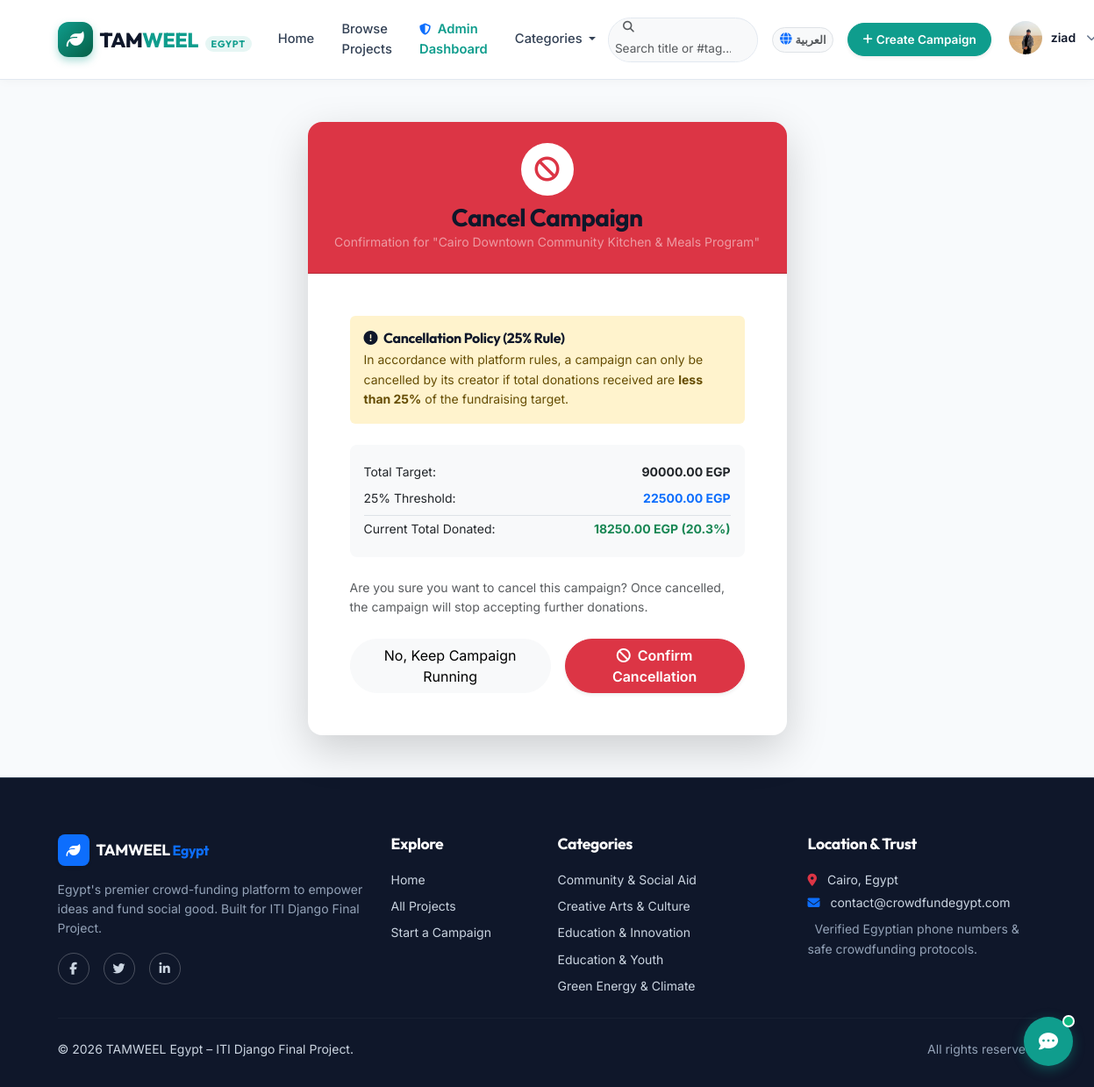
Page /projects/14/cancel/ (signed in) on the committed database.
### accounts/models.py (models this page shows, shortened)
class User(AbstractUser):
    username = None
    email = models.EmailField(_('Email Address'), unique=True)
    first_name = models.CharField(_('First Name'), max_length=150)
    last_name = models.CharField(_('Last Name'), max_length=150)
    mobile_phone = models.CharField(
        _('Mobile Phone'),
        max_length=20,
        blank=True,
        default='',
        validators=[validate_egyptian_phone],
        help_text=_('Egyptian phone number (e.g., 01012345678 or +201012345678)')
    )
    profile_picture = models.ImageField(
        _('Profile Picture'),
        upload_to='profiles/%Y/%m/',
        blank=True,
        null=True
    )
    birthdate = models.DateField(_('Birthdate'), blank=True, null=True)
    facebook_profile = models.URLField(_('Facebook Profile URL'), blank=True, null=True)
    country = models.CharField(_('Country'), max_length=100, blank=True, default='Egypt')
    USERNAME_FIELD = 'email'
    REQUIRED_FIELDS = ['first_name', 'last_name', 'mobile_phone']
    objects = UserManager()
    class Meta:
        verbose_name = _('User')
        verbose_name_plural = _('Users')
        ordering = ['-date_joined']
    def get_full_name(self):
        full_name = f"{self.first_name} {self.last_name}".strip()
        return full_name if full_name else self.email

### projects/models.py (models this page shows, shortened)
class Project(models.Model):
    STATUS_CHOICES = [
        ('running', 'Running'),
        ('completed', 'Completed'),
        ('cancelled', 'Cancelled'),
        ('expired', 'Expired'),
        ('draft', 'Draft'),
    ]
    title = models.CharField(max_length=255)
    details = models.TextField()
    category = models.ForeignKey(Category, on_delete=models.PROTECT, related_name='projects')
    creator = models.ForeignKey(settings.AUTH_USER_MODEL, on_delete=models.CASCADE, related_name='projects')
    total_target = models.DecimalField(max_digits=12, decimal_places=2, help_text="Total fundraising target in EGP")
    start_time = models.DateTimeField(default=timezone.now)
    end_time = models.DateTimeField()
    status = models.CharField(max_length=20, choices=STATUS_CHOICES, default='running')
    is_featured = models.BooleanField(default=False, help_text="Marked by admin to appear in featured projects slider/section")
    tags = models.ManyToManyField(Tag, related_name='projects', blank=True)
    created_at = models.DateTimeField(auto_now_add=True)
    updated_at = models.DateTimeField(auto_now=True)
    class Meta:
        verbose_name = 'Project'
        verbose_name_plural = 'Projects'
        ordering = ['-created_at']
    @property
    def total_donations(self):
        result = self.donations.aggregate(total=Sum('amount'))['total']
        return result if result is not None else Decimal('0.00')
    @property
    def donation_progress_percentage(self):
        if not self.total_target or self.total_target <= 0:
            return 0
        percentage = (self.total_donations / self.total_target) * Decimal('100')
        return round(float(percentage), 1)
    @property
    def can_be_cancelled(self):
        if self.status == 'cancelled':
            return False
        twenty_five_percent = self.total_target * Decimal('0.25')
        return self.total_donations < twenty_five_percent

class Category(models.Model):
    name = models.CharField(max_length=100, unique=True)
    slug = models.SlugField(max_length=120, unique=True, blank=True)
    description = models.TextField(blank=True)
    created_at = models.DateTimeField(auto_now_add=True)
    class Meta:
        verbose_name = 'Category'
        verbose_name_plural = 'Categories'
        ordering = ['name']

### projects/views.py (the view)
# urls.py: path('<int:pk>/cancel/', views.project_cancel_view, name='project_cancel'),
@login_required
def project_cancel_view(request, pk):
    project = get_object_or_404(Project, pk=pk)
    if project.creator != request.user and not request.user.is_staff:
        messages.error(request, 'You do not have permission to cancel this project.')
        return redirect('projects:project_detail', pk=project.pk)
    if project.status == 'cancelled':
        messages.warning(request, 'This project has already been cancelled.')
        return redirect('projects:project_detail', pk=project.pk)
    if not project.can_be_cancelled:
        messages.error(
            request,
            'Project cannot be cancelled! Total donations have reached or exceeded 25% of the target.'
        )
        return redirect('projects:project_detail', pk=project.pk)
    if request.method == 'POST':
        project.status = 'cancelled'
        project.save()
        messages.success(request, f'Project "{project.title}" has been successfully cancelled.')
        return redirect('projects:project_detail', pk=project.pk)
    context = {
        'project': project,
        'twenty_five_percent_target': project.total_target * Decimal('0.25'),
    }
    return render(request, 'projects/project_cancel.html', context)

### projects/context_processors.py (called while the page is built)
def global_categories(request):
    try:
        categories = Category.objects.all().order_by('name')
    except Exception:
        categories = []
    return {
        'nav_categories': categories,
    }

### templates/projects/project_cancel.html (shortened to what this page needs)
{% extends 'base.html' %}
{% load i18n %}
{% block content %}
<div class="container py-5">
  <div class="row justify-content-center">
    <div class="col-lg-6 col-md-8">
      <div class="card border-0 shadow-lg rounded-4 overflow-hidden">
        <div class="card-header bg-danger text-white text-center py-4">
          <div class="d-inline-flex align-items-center justify-content-center bg-white text-danger rounded-circle mb-2" style="width: 60px; height: 60px;">
            <i class="fa-solid fa-ban fs-3"></i>
          </div>
          <h3 class="fw-bold mb-0">{% translate "Cancel Campaign" %}</h3>
          <p class="small text-white-50 mb-0">{% translate "Confirmation for" %} "{{ project.title }}"</p>
        </div>
        <div class="card-body p-4 p-md-5">
          <div class="alert alert-warning border-0 small mb-4">
            <h6 class="fw-bold mb-1"><i class="fa-solid fa-circle-exclamation me-1"></i> {% translate "Cancellation Policy (25% Rule)" %}</h6>
            {% translate "In accordance with platform rules, a campaign can only be cancelled by its creator if total donations received are" %} <strong>{% translate "less than 25%" %}</strong> {% translate "of the fundraising target." %}
          </div>
          <div class="bg-light rounded-3 p-3 mb-4 small">
            <div class="d-flex justify-content-between py-1">
              <span>{% translate "Total Target:" %}</span>
              <strong>{{ project.total_target|floatformat:2 }} {% translate "EGP" %}</strong>
            </div>
            <div class="d-flex justify-content-between py-1">
              <span>{% translate "25% Threshold:" %}</span>
              <strong class="text-primary">{{ twenty_five_percent_target|floatformat:2 }} {% translate "EGP" %}</strong>
            </div>
            <div class="d-flex justify-content-between py-1 border-top mt-1 pt-1">
              <span>{% translate "Current Total Donated:" %}</span>
              <strong class="text-success">{{ project.total_donations|floatformat:2 }} {% translate "EGP" %} ({{ project.donation_progress_percentage }}%)</strong>
            </div>
          </div>
          <p class="text-muted small mb-4">
            {% translate "Are you sure you want to cancel this campaign? Once cancelled, the campaign will stop accepting further donations." %}
          </p>
          <form method="POST">
            <div class="d-flex justify-content-between gap-3">
              <a href="{% url 'projects:project_detail' pk=project.pk %}" class="btn btn-light rounded-pill px-4">
                {% translate "No, Keep Campaign Running" %}
              </a>
              <button type="submit" class="btn btn-danger rounded-pill px-4 fw-semibold shadow-sm">
                <i class="fa-solid fa-ban me-1"></i> {% translate "Confirm Cancellation" %}
              </button>
            </div>
          </form>
        </div>
      </div>
    </div>
  </div>
</div>
{% endblock %}

### templates/includes/navbar.html (shortened to what this page needs)
{% load i18n %}
{% get_current_language as LANGUAGE_CODE %}
<nav class="navbar navbar-expand-lg navbar-custom sticky-top">
  <div class="container">
    <a class="navbar-brand d-flex align-items-center gap-2 me-lg-3" href="{% url 'home' %}">
      <div class="logo-icon">
        <i class="fa-solid fa-leaf"></i>
      </div>
      <div class="brand-name">
        TAM<span>WEEL</span>
        <span class="brand-badge">Egypt</span>
      </div>
    </a>
    <div class="collapse navbar-collapse" id="navbarSupportedContent">
      <ul class="navbar-nav me-auto mb-2 mb-lg-0 align-items-lg-center gap-lg-1">
        <li class="nav-item">
          <a class="nav-link" href="{% url 'home' %}">{% translate "Home" %}</a>
        </li>
        <li class="nav-item">
          <a class="nav-link" href="{% url 'projects:project_list' %}">{% translate "Browse Projects" %}</a>
        </li>
        {% if user.is_authenticated and user.is_staff %}
          <li class="nav-item">
            <a class="nav-link admin-nav-link" href="{% url 'accounts:dashboard' %}">
              <i class="fa-solid fa-shield-halved me-1 text-primary" style="font-size: 0.82rem;"></i> {% translate "Admin Dashboard" %}
            </a>
          </li>
        {% endif %}
        <li class="nav-item dropdown">
          <a class="nav-link dropdown-toggle" href="#" role="button" data-bs-toggle="dropdown" aria-expanded="false">
            {% translate "Categories" %}
          </a>
        </li>
      </ul>
      <div class="d-flex flex-column flex-lg-row align-items-lg-center gap-2 gap-lg-3 mt-3 mt-lg-0">
        <form action="{% url 'projects:project_list' %}" method="GET" class="header-search-form">
          <div class="input-group input-group-sm header-search-group rounded-pill overflow-hidden border bg-light">
            <span class="input-group-text bg-light border-0 ps-3 pe-2 text-muted">
              <i class="fa-solid fa-magnifying-glass" style="font-size: 0.8rem;"></i>
            </span>
            <input class="form-control bg-light border-0 py-1 pe-3 shadow-none text-dark" type="search" name="q" placeholder="{% translate 'Search title or #tag...' %}" aria-label="{% translate 'Search' %}" style="font-size: 0.85rem; width: 170px;">
          </div>
        </form>
        <div class="language-switcher-wrap">
          <form action="{% url 'set_language' %}" method="post" class="d-inline-flex align-items-center m-0">
            {% if LANGUAGE_CODE == 'ar' %}
              <button type="submit" name="language" value="en" class="btn btn-sm btn-light border rounded-pill px-2 py-1 d-inline-flex align-items-center gap-1 text-muted shadow-none" style="font-size: 0.8rem;" title="Switch to English">
                <i class="fa-solid fa-globe text-primary" style="font-size: 0.85rem;"></i>
                <span class="fw-semibold">EN</span>
              </button>
            {% else %}
              <button type="submit" name="language" value="ar" class="btn btn-sm btn-light border rounded-pill px-2 py-1 d-inline-flex align-items-center gap-1 text-muted shadow-none" style="font-size: 0.8rem;" title="التبديل إلى العربية">
                <i class="fa-solid fa-globe text-primary" style="font-size: 0.85rem;"></i>
                <span class="fw-semibold">العربية</span>
              </button>
            {% endif %}
          </form>
        </div>
        {% if user.is_authenticated %}
          <a class="btn btn-primary btn-sm rounded-pill shadow-sm fw-semibold nav-cta-btn" href="{% url 'projects:project_create' %}">
            <i class="fa-solid fa-plus me-1" style="font-size: 0.8rem;"></i> {% translate "Create Campaign" %}
          </a>
          <div class="dropdown user-account-dropdown-wrap">
            <button class="user-account-btn" type="button" data-bs-toggle="dropdown" aria-expanded="false" id="userAccountMenuButton">
              {% if user.profile_picture %}
                <img src="{{ user.profile_picture.url }}" alt="{{ user.first_name }}" class="user-avatar-img">
              {% else %}
                <span class="user-avatar-initial">
                  {{ user.first_name|first|upper }}
                </span>
              {% endif %}
              <span class="user-account-name">{{ user.first_name }}</span>
              <span class="user-account-chevron"><i class="fa-solid fa-chevron-down"></i></span>
            </button>
          </div>
        {% endif %}
      </div>
    </div>
  </div>
</nav>

### templates/includes/footer.html (shortened to what this page needs)
{% load i18n %}
<footer class="footer-custom mt-auto">
  <div class="container">
    <div class="row g-4">
      <div class="col-lg-4 col-md-6">
        <div class="d-flex align-items-center gap-2 mb-3">
          <span class="d-inline-flex align-items-center justify-content-center bg-primary text-white rounded-3 p-2 shadow-sm" style="width: 36px; height: 36px;">
            <i class="fa-solid fa-leaf"></i>
          </span>
          <h5 class="mb-0 text-white brand-font">TAM<span>WEEL</span> <small class="text-primary fs-6">Egypt</small></h5>
        </div>
        <p class="small text-secondary">
          {% translate "Egypt's premier crowd-funding platform to empower ideas and fund social good. Built for ITI Django Final Project." %}
        </p>
        <div class="d-flex gap-3 mt-3">
          <a href="#" class="btn btn-sm btn-outline-secondary rounded-circle" style="width: 36px; height: 36px; display: inline-flex; align-items: center; justify-content: center;" aria-label="Facebook"><i class="fa-brands fa-facebook-f"></i></a>
          <a href="#" class="btn btn-sm btn-outline-secondary rounded-circle" style="width: 36px; height: 36px; display: inline-flex; align-items: center; justify-content: center;" aria-label="Twitter"><i class="fa-brands fa-twitter"></i></a>
          <a href="#" class="btn btn-sm btn-outline-secondary rounded-circle" style="width: 36px; height: 36px; display: inline-flex; align-items: center; justify-content: center;" aria-label="LinkedIn"><i class="fa-brands fa-linkedin-in"></i></a>
        </div>
      </div>
      <div class="col-lg-2 col-md-6">
        <h5>{% translate "Explore" %}</h5>
        <ul class="list-unstyled small d-flex flex-column gap-2 mb-0">
          <li><a href="{% url 'home' %}">{% translate "Home" %}</a></li>
          <li><a href="{% url 'projects:project_list' %}">{% translate "All Projects" %}</a></li>
          <li><a href="{% url 'projects:project_create' %}">{% translate "Start a Campaign" %}</a></li>
        </ul>
      </div>
      <div class="col-lg-3 col-md-6">
        <h5>{% translate "Categories" %}</h5>
        <ul class="list-unstyled small d-flex flex-column gap-2 mb-0">
          {% if nav_categories %}
            {% for cat in nav_categories|slice:":5" %}
              <li><a href="{% url 'projects:category_projects' slug=cat.slug %}">{{ cat.name }}</a></li>
            {% endfor %}
          {% else %}
            <li><span class="text-muted">{% translate "No categories" %}</span></li>
          {% endif %}
        </ul>
      </div>
      <div class="col-lg-3 col-md-6">
        <h5>{% translate "Location & Trust" %}</h5>
        <p class="small mb-1"><i class="fa-solid fa-location-dot me-2 text-danger"></i> {% translate "Cairo, Egypt" %}</p>
        <p class="small mb-1"><i class="fa-solid fa-envelope me-2 text-primary"></i> contact@crowdfundegypt.com</p>
        <p class="small text-muted mt-2">
           {% translate "Verified Egyptian phone numbers & safe crowdfunding protocols." %}
        </p>
      </div>
    </div>
    <hr class="border-secondary my-4">
    <div class="d-flex flex-column flex-md-row justify-content-between align-items-center small">
      <p class="mb-0">&copy; {% now "Y" %} TAMWEEL Egypt – ITI Django Final Project.</p>
      <p class="mb-0 text-muted">{% translate "All rights reserved." %}</p>
    </div>
  </div>
</footer>

### rows in the picture
User: profile_picture (picture), first_name "ziad"
Project: title "Cairo Downtown Community Kitchen & Meals Program", total_target "90000.00", total_donations "18250.00", donation_progress_percentage "20.3"
Category: name "Community & Social Aid"
Category: name "Creative Arts & Culture"
Category: name "Education & Innovation"
Category: name "Education & Youth"
Category: name "Green Energy & Climate"

### other values in the picture
{{ twenty_five_percent_target|floatformat:2 }} "22500.00"
